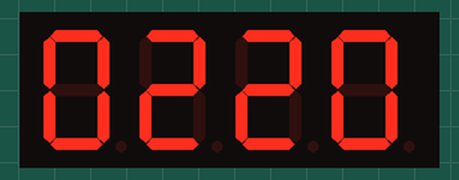
A program run on a simulated Calliope mini (MakeCode). Shown: 4-digit seven-segment display. Random numbers come from a fixed seed.

Above: at 0.1 s.
At 4.1 s:
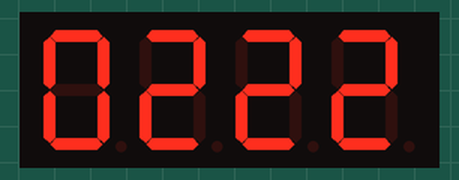
At 8.1 s:
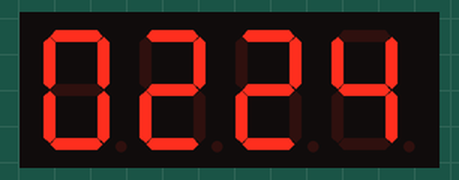
At 18.1 s:
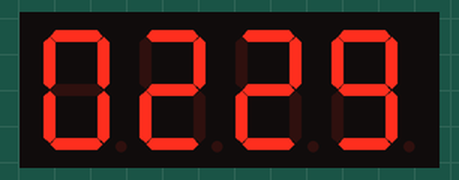
At 28.1 s:
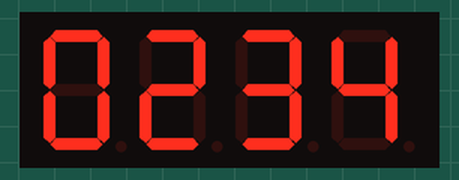
At 38.1 s:
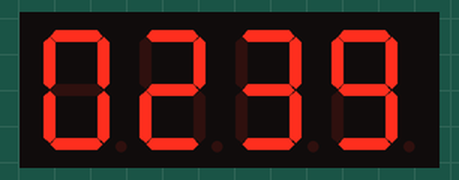

The program:

main.ts
```typescript
let Minute_1 = randint(0, 5)
let Minute_2 = randint(0, 9)
let Stunde_1 = randint(0, 2)
let Stunde_2 = randint(0, 3)
let _4digit = grove.createDisplay(DigitalPin.C16, DigitalPin.C17)
loops.everyInterval(2000, function () {
    Minute_2 += 1
    if (Minute_2 == 10) {
        Minute_2 = 0
        Minute_1 += 1
    }
    if (Minute_1 == 6) {
        Minute_1 = 0
        Stunde_2 += 1
    }
    if (Stunde_2 == 10) {
        Stunde_2 = 0
        Stunde_1 += 1
    }
    if (Stunde_1 == 2 && Stunde_2 == 4) {
        Minute_1 = 0
        Minute_2 = 0
        Stunde_1 = 0
        Stunde_2 = 0
    }
    _4digit.bit(Minute_1, 2)
    _4digit.bit(Minute_2, 3)
    _4digit.bit(Stunde_1, 0)
    _4digit.bit(Stunde_2, 1)
})
```

test.ts
```typescript
// Hier kann man Tests durchführen; diese Datei wird nicht kompiliert, wenn dieses Paket als Erweiterung verwendet wird.
```

Measured:
- what the display in image 1 shows lasts 2.0 s, from 4.0 s to 6.0 s
